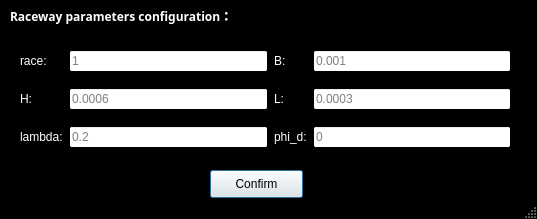
<?xml version="1.0" encoding="UTF-8"?>
<ui version="4.0">
 <class>Dialog</class>
 <widget class="QDialog" name="Dialog">
  <property name="geometry">
   <rect>
    <x>0</x>
    <y>0</y>
    <width>537</width>
    <height>219</height>
   </rect>
  </property>
  <property name="minimumSize">
   <size>
    <width>537</width>
    <height>219</height>
   </size>
  </property>
  <property name="maximumSize">
   <size>
    <width>537</width>
    <height>219</height>
   </size>
  </property>
  <property name="palette">
   <palette>
    <active>
     <colorrole role="Base">
      <brush brushstyle="SolidPattern">
       <color alpha="255">
        <red>255</red>
        <green>255</green>
        <blue>255</blue>
       </color>
      </brush>
     </colorrole>
     <colorrole role="Window">
      <brush brushstyle="SolidPattern">
       <color alpha="255">
        <red>0</red>
        <green>0</green>
        <blue>0</blue>
       </color>
      </brush>
     </colorrole>
    </active>
    <inactive>
     <colorrole role="Base">
      <brush brushstyle="SolidPattern">
       <color alpha="255">
        <red>255</red>
        <green>255</green>
        <blue>255</blue>
       </color>
      </brush>
     </colorrole>
     <colorrole role="Window">
      <brush brushstyle="SolidPattern">
       <color alpha="255">
        <red>0</red>
        <green>0</green>
        <blue>0</blue>
       </color>
      </brush>
     </colorrole>
    </inactive>
    <disabled>
     <colorrole role="Base">
      <brush brushstyle="SolidPattern">
       <color alpha="255">
        <red>0</red>
        <green>0</green>
        <blue>0</blue>
       </color>
      </brush>
     </colorrole>
     <colorrole role="Window">
      <brush brushstyle="SolidPattern">
       <color alpha="255">
        <red>0</red>
        <green>0</green>
        <blue>0</blue>
       </color>
      </brush>
     </colorrole>
    </disabled>
   </palette>
  </property>
  <property name="windowTitle">
   <string>Raceway Defect</string>
  </property>
  <property name="sizeGripEnabled">
   <bool>true</bool>
  </property>
  <widget class="QLabel" name="label">
   <property name="geometry">
    <rect>
     <x>10</x>
     <y>0</y>
     <width>291</width>
     <height>31</height>
    </rect>
   </property>
   <property name="palette">
    <palette>
     <active>
      <colorrole role="WindowText">
       <brush brushstyle="SolidPattern">
        <color alpha="255">
         <red>255</red>
         <green>255</green>
         <blue>255</blue>
        </color>
       </brush>
      </colorrole>
     </active>
     <inactive>
      <colorrole role="WindowText">
       <brush brushstyle="SolidPattern">
        <color alpha="255">
         <red>255</red>
         <green>255</green>
         <blue>255</blue>
        </color>
       </brush>
      </colorrole>
     </inactive>
     <disabled>
      <colorrole role="WindowText">
       <brush brushstyle="SolidPattern">
        <color alpha="255">
         <red>120</red>
         <green>120</green>
         <blue>120</blue>
        </color>
       </brush>
      </colorrole>
     </disabled>
    </palette>
   </property>
   <property name="font">
    <font>
     <family>Arial Black</family>
     <weight>75</weight>
     <bold>true</bold>
    </font>
   </property>
   <property name="text">
    <string>Raceway parameters configuration：</string>
   </property>
  </widget>
  <widget class="QPushButton" name="pushButton_confirm">
   <property name="geometry">
    <rect>
     <x>210</x>
     <y>170</y>
     <width>93</width>
     <height>28</height>
    </rect>
   </property>
   <property name="text">
    <string>Confirm</string>
   </property>
  </widget>
  <widget class="QWidget" name="">
   <property name="geometry">
    <rect>
     <x>20</x>
     <y>40</y>
     <width>491</width>
     <height>121</height>
    </rect>
   </property>
   <layout class="QGridLayout" name="gridLayout">
    <item row="0" column="0">
     <widget class="QLabel" name="label_2">
      <property name="palette">
       <palette>
        <active>
         <colorrole role="WindowText">
          <brush brushstyle="SolidPattern">
           <color alpha="255">
            <red>255</red>
            <green>255</green>
            <blue>255</blue>
           </color>
          </brush>
         </colorrole>
        </active>
        <inactive>
         <colorrole role="WindowText">
          <brush brushstyle="SolidPattern">
           <color alpha="255">
            <red>255</red>
            <green>255</green>
            <blue>255</blue>
           </color>
          </brush>
         </colorrole>
        </inactive>
        <disabled>
         <colorrole role="WindowText">
          <brush brushstyle="SolidPattern">
           <color alpha="255">
            <red>120</red>
            <green>120</green>
            <blue>120</blue>
           </color>
          </brush>
         </colorrole>
        </disabled>
       </palette>
      </property>
      <property name="toolTip">
       <string>&lt;html&gt;&lt;head/&gt;&lt;body&gt;&lt;p&gt;Race Defect Position&lt;/p&gt;&lt;p&gt;Input 1 to Choose Outer-raceway Defect&lt;/p&gt;&lt;p&gt;Input 2 to Choose Inner-raceway Defect&lt;/p&gt;&lt;/body&gt;&lt;/html&gt;</string>
      </property>
      <property name="text">
       <string>race:</string>
      </property>
     </widget>
    </item>
    <item row="0" column="1">
     <widget class="QLineEdit" name="lineEdit_raceway_race">
      <property name="sizePolicy">
       <sizepolicy hsizetype="Expanding" vsizetype="Fixed">
        <horstretch>0</horstretch>
        <verstretch>0</verstretch>
       </sizepolicy>
      </property>
      <property name="layoutDirection">
       <enum>Qt::LeftToRight</enum>
      </property>
      <property name="text">
       <string/>
      </property>
      <property name="placeholderText">
       <string>1</string>
      </property>
     </widget>
    </item>
    <item row="1" column="0">
     <widget class="QLabel" name="label_4">
      <property name="palette">
       <palette>
        <active>
         <colorrole role="WindowText">
          <brush brushstyle="SolidPattern">
           <color alpha="255">
            <red>255</red>
            <green>255</green>
            <blue>255</blue>
           </color>
          </brush>
         </colorrole>
        </active>
        <inactive>
         <colorrole role="WindowText">
          <brush brushstyle="SolidPattern">
           <color alpha="255">
            <red>255</red>
            <green>255</green>
            <blue>255</blue>
           </color>
          </brush>
         </colorrole>
        </inactive>
        <disabled>
         <colorrole role="WindowText">
          <brush brushstyle="SolidPattern">
           <color alpha="255">
            <red>120</red>
            <green>120</green>
            <blue>120</blue>
           </color>
          </brush>
         </colorrole>
        </disabled>
       </palette>
      </property>
      <property name="toolTip">
       <string>&lt;html&gt;&lt;head/&gt;&lt;body&gt;&lt;p&gt;Radial Defect Depth&lt;/p&gt;&lt;p&gt;Unit: m&lt;/p&gt;&lt;/body&gt;&lt;/html&gt;</string>
      </property>
      <property name="text">
       <string>H:</string>
      </property>
     </widget>
    </item>
    <item row="1" column="1">
     <widget class="QLineEdit" name="lineEdit_raceway_H">
      <property name="text">
       <string/>
      </property>
      <property name="placeholderText">
       <string>0.0006</string>
      </property>
     </widget>
    </item>
    <item row="2" column="0">
     <widget class="QLabel" name="label_11">
      <property name="palette">
       <palette>
        <active>
         <colorrole role="WindowText">
          <brush brushstyle="SolidPattern">
           <color alpha="255">
            <red>255</red>
            <green>255</green>
            <blue>255</blue>
           </color>
          </brush>
         </colorrole>
        </active>
        <inactive>
         <colorrole role="WindowText">
          <brush brushstyle="SolidPattern">
           <color alpha="255">
            <red>255</red>
            <green>255</green>
            <blue>255</blue>
           </color>
          </brush>
         </colorrole>
        </inactive>
        <disabled>
         <colorrole role="WindowText">
          <brush brushstyle="SolidPattern">
           <color alpha="255">
            <red>120</red>
            <green>120</green>
            <blue>120</blue>
           </color>
          </brush>
         </colorrole>
        </disabled>
       </palette>
      </property>
      <property name="toolTip">
       <string>&lt;html&gt;&lt;head/&gt;&lt;body&gt;&lt;p&gt;Ratio of φ1 to ∆φd &lt;/p&gt;&lt;/body&gt;&lt;/html&gt;</string>
      </property>
      <property name="text">
       <string>lambda:</string>
      </property>
     </widget>
    </item>
    <item row="2" column="1">
     <widget class="QLineEdit" name="lineEdit_raceway_lambda">
      <property name="text">
       <string/>
      </property>
      <property name="placeholderText">
       <string>0.2</string>
      </property>
     </widget>
    </item>
    <item row="2" column="2" colspan="2">
     <widget class="QLabel" name="label_13">
      <property name="palette">
       <palette>
        <active>
         <colorrole role="WindowText">
          <brush brushstyle="SolidPattern">
           <color alpha="255">
            <red>255</red>
            <green>255</green>
            <blue>255</blue>
           </color>
          </brush>
         </colorrole>
        </active>
        <inactive>
         <colorrole role="WindowText">
          <brush brushstyle="SolidPattern">
           <color alpha="255">
            <red>255</red>
            <green>255</green>
            <blue>255</blue>
           </color>
          </brush>
         </colorrole>
        </inactive>
        <disabled>
         <colorrole role="WindowText">
          <brush brushstyle="SolidPattern">
           <color alpha="255">
            <red>120</red>
            <green>120</green>
            <blue>120</blue>
           </color>
          </brush>
         </colorrole>
        </disabled>
       </palette>
      </property>
      <property name="toolTip">
       <string>&lt;html&gt;&lt;head/&gt;&lt;body&gt;&lt;p&gt;Initial Defect Position&lt;/p&gt;&lt;p&gt;Unit: degree&lt;/p&gt;&lt;/body&gt;&lt;/html&gt;</string>
      </property>
      <property name="text">
       <string>phi_d:</string>
      </property>
     </widget>
    </item>
    <item row="2" column="4">
     <widget class="QLineEdit" name="lineEdit_raceway_phi_d">
      <property name="text">
       <string/>
      </property>
      <property name="placeholderText">
       <string>0</string>
      </property>
     </widget>
    </item>
    <item row="1" column="4">
     <widget class="QLineEdit" name="lineEdit_raceway_L">
      <property name="sizePolicy">
       <sizepolicy hsizetype="Preferred" vsizetype="Fixed">
        <horstretch>0</horstretch>
        <verstretch>0</verstretch>
       </sizepolicy>
      </property>
      <property name="text">
       <string/>
      </property>
      <property name="placeholderText">
       <string>0.0003</string>
      </property>
     </widget>
    </item>
    <item row="1" column="2" colspan="2">
     <widget class="QLabel" name="label_5">
      <property name="palette">
       <palette>
        <active>
         <colorrole role="WindowText">
          <brush brushstyle="SolidPattern">
           <color alpha="255">
            <red>255</red>
            <green>255</green>
            <blue>255</blue>
           </color>
          </brush>
         </colorrole>
        </active>
        <inactive>
         <colorrole role="WindowText">
          <brush brushstyle="SolidPattern">
           <color alpha="255">
            <red>255</red>
            <green>255</green>
            <blue>255</blue>
           </color>
          </brush>
         </colorrole>
        </inactive>
        <disabled>
         <colorrole role="WindowText">
          <brush brushstyle="SolidPattern">
           <color alpha="255">
            <red>120</red>
            <green>120</green>
            <blue>120</blue>
           </color>
          </brush>
         </colorrole>
        </disabled>
       </palette>
      </property>
      <property name="toolTip">
       <string>&lt;html&gt;&lt;head/&gt;&lt;body&gt;&lt;p&gt;Axial Defect Length&lt;/p&gt;&lt;p&gt;Unit: m&lt;/p&gt;&lt;/body&gt;&lt;/html&gt;</string>
      </property>
      <property name="text">
       <string>L:</string>
      </property>
     </widget>
    </item>
    <item row="0" column="4">
     <widget class="QLineEdit" name="lineEdit_raceway_B">
      <property name="sizePolicy">
       <sizepolicy hsizetype="Preferred" vsizetype="Fixed">
        <horstretch>0</horstretch>
        <verstretch>0</verstretch>
       </sizepolicy>
      </property>
      <property name="text">
       <string/>
      </property>
      <property name="placeholderText">
       <string>0.001</string>
      </property>
     </widget>
    </item>
    <item row="0" column="2" colspan="2">
     <widget class="QLabel" name="label_3">
      <property name="palette">
       <palette>
        <active>
         <colorrole role="WindowText">
          <brush brushstyle="SolidPattern">
           <color alpha="255">
            <red>255</red>
            <green>255</green>
            <blue>255</blue>
           </color>
          </brush>
         </colorrole>
        </active>
        <inactive>
         <colorrole role="WindowText">
          <brush brushstyle="SolidPattern">
           <color alpha="255">
            <red>255</red>
            <green>255</green>
            <blue>255</blue>
           </color>
          </brush>
         </colorrole>
        </inactive>
        <disabled>
         <colorrole role="WindowText">
          <brush brushstyle="SolidPattern">
           <color alpha="255">
            <red>120</red>
            <green>120</green>
            <blue>120</blue>
           </color>
          </brush>
         </colorrole>
        </disabled>
       </palette>
      </property>
      <property name="toolTip">
       <string>&lt;html&gt;&lt;head/&gt;&lt;body&gt;&lt;p&gt;Defect Width&lt;/p&gt;&lt;p&gt;Unit: m&lt;/p&gt;&lt;/body&gt;&lt;/html&gt;</string>
      </property>
      <property name="text">
       <string>B:</string>
      </property>
     </widget>
    </item>
   </layout>
  </widget>
 </widget>
 <resources/>
 <connections/>
</ui>
